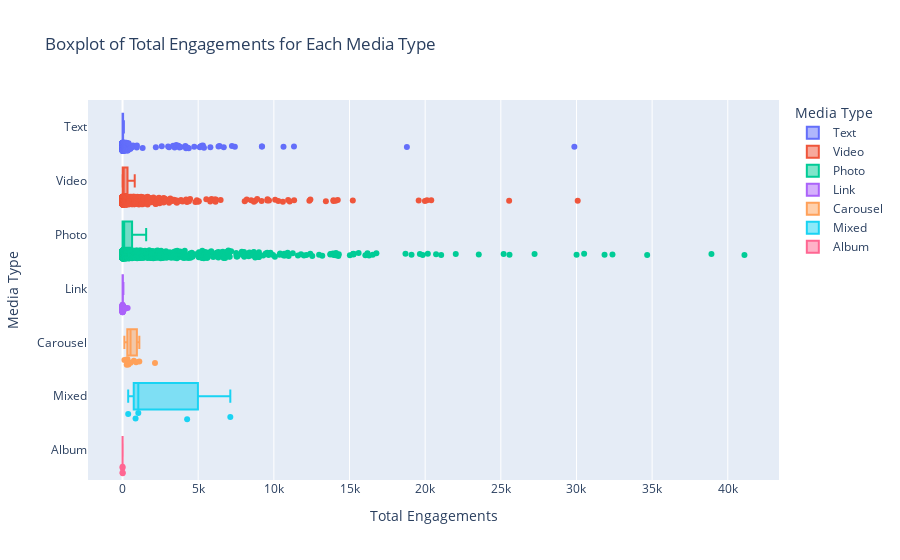

Notebook source saved alongside this figure:
### Code cell
# EDA Plotting
fig = px.box(df[df['Total Engagements'] < 80000] , x="Total Engagements", y="Media Type", color="Media Type", points = "all",
                 labels={
                     "Total Engagements": "Total Engagements",
                     "Media Type": "Media Type",
                 },
                title="Boxplot of Total Engagements for Each Media Type")
fig.show()

### Figure 1 — Plotly figure (JSON) as saved in the notebook; plotly's stock layout.template omitted (floating-point values rounded to 4 significant figures; data arrays with more than 128 entries replaced by an {"elided": "..."} marker saying what was removed)
{"data": [{"alignmentgroup": "True", "boxpoints": "all", "hovertemplate": "Media Type=%{y}<br>Total Engagements=%{x}<extra></extra>", "legendgroup": "Text", "marker": {"color": "#636efa"}, "name": "Text", "notched": false, "offsetgroup": "Text", "orientation": "h", "showlegend": true, "type": "box", "x": {"elided": "910 int values"}, "x0": " ", "xaxis": "x", "y": {"elided": "910 str values"}, "y0": " ", "yaxis": "y"}, {"alignmentgroup": "True", "boxpoints": "all", "hovertemplate": "Media Type=%{y}<br>Total Engagements=%{x}<extra></extra>", "legendgroup": "Video", "marker": {"color": "#EF553B"}, "name": "Video", "notched": false, "offsetgroup": "Video", "orientation": "h", "showlegend": true, "type": "box", "x": {"elided": "966 int values"}, "x0": " ", "xaxis": "x", "y": {"elided": "966 str values"}, "y0": " ", "yaxis": "y"}, {"alignmentgroup": "True", "boxpoints": "all", "hovertemplate": "Media Type=%{y}<br>Total Engagements=%{x}<extra></extra>", "legendgroup": "Photo", "marker": {"color": "#00cc96"}, "name": "Photo", "notched": false, "offsetgroup": "Photo", "orientation": "h", "showlegend": true, "type": "box", "x": {"elided": "1490 int values"}, "x0": " ", "xaxis": "x", "y": {"elided": "1490 str values"}, "y0": " ", "yaxis": "y"}, {"alignmentgroup": "True", "boxpoints": "all", "hovertemplate": "Media Type=%{y}<br>Total Engagements=%{x}<extra></extra>", "legendgroup": "Link", "marker": {"color": "#ab63fa"}, "name": "Link", "notched": false, "offsetgroup": "Link", "orientation": "h", "showlegend": true, "type": "box", "x": [153, 0, 0, 0, 32, 64, 0, 0, 14, 12, 0, 44, 51, 105, 0, 124, 0, 0, 136, 0, 0, 0, 0, 40, 172, 0, 20, 29, 11, 16, 30, 10, 0, 0, 0, 82, 0, 0, 0, 0, 0, 12, 107, 4, 336, 0, 0, 52, 6, 0, 0, 107, 0, 0, 33, 15, 0, 0, 0, 0, 0, 0, 0, 0, 0, 0, 25, 11, 10, 6, 12, 8, 0, 0, 31, 34, 204, 0, 0, 9, 0, 0, 57, 0, 23, 10, 0, 0, 0, 0, 0, 0, 0, 0], "x0": " ", "xaxis": "x", "y": ["Link", "Link", "Link", "Link", "Link", "Link", "Link", "Link", "Link", "Link", "Link", "Link", "Link", "Link", "Link", "Link", "Link", "Link", "Link", "Link", "Link", "Link", "Link", "Link", "Link", "Link", "Link", "Link", "Link", "Link", "Link", "Link", "Link", "Link", "Link", "Link", "Link", "Link", "Link", "Link", "Link", "Link", "Link", "Link", "Link", "Link", "Link", "Link", "Link", "Link", "Link", "Link", "Link", "Link", "Link", "Link", "Link", "Link", "Link", "Link", "Link", "Link", "Link", "Link", "Link", "Link", "Link", "Link", "Link", "Link", "Link", "Link", "Link", "Link", "Link", "Link", "Link", "Link", "Link", "Link", "Link", "Link", "Link", "Link", "Link", "Link", "Link", "Link", "Link", "Link", "Link", "Link", "Link", "Link"], "y0": " ", "yaxis": "y"}, {"alignmentgroup": "True", "boxpoints": "all", "hovertemplate": "Media Type=%{y}<br>Total Engagements=%{x}<extra></extra>", "legendgroup": "Carousel", "marker": {"color": "#FFA15A"}, "name": "Carousel", "notched": false, "offsetgroup": "Carousel", "orientation": "h", "showlegend": true, "type": "box", "x": [2144, 327, 528, 276, 894, 392, 123, 748, 1109], "x0": " ", "xaxis": "x", "y": ["Carousel", "Carousel", "Carousel", "Carousel", "Carousel", "Carousel", "Carousel", "Carousel", "Carousel"], "y0": " ", "yaxis": "y"}, {"alignmentgroup": "True", "boxpoints": "all", "hovertemplate": "Media Type=%{y}<br>Total Engagements=%{x}<extra></extra>", "legendgroup": "Mixed", "marker": {"color": "#19d3f3"}, "name": "Mixed", "notched": false, "offsetgroup": "Mixed", "orientation": "h", "showlegend": true, "type": "box", "x": [1040, 7122, 861, 373, 4268], "x0": " ", "xaxis": "x", "y": ["Mixed", "Mixed", "Mixed", "Mixed", "Mixed"], "y0": " ", "yaxis": "y"}, {"alignmentgroup": "True", "boxpoints": "all", "hovertemplate": "Media Type=%{y}<br>Total Engagements=%{x}<extra></extra>", "legendgroup": "Album", "marker": {"color": "#FF6692"}, "name": "Album", "notched": false, "offsetgroup": "Album", "orientation": "h", "showlegend": true, "type": "box", "x": [0, 0, 0, 8], "x0": " ", "xaxis": "x", "y": ["Album", "Album", "Album", "Album"], "y0": " ", "yaxis": "y"}], "layout": {"boxmode": "overlay", "legend": {"title": {"text": "Media Type"}, "tracegroupgap": 0}, "title": {"text": "Boxplot of Total Engagements for Each Media Type"}, "xaxis": {"anchor": "y", "domain": [0, 1], "title": {"text": "Total Engagements"}}, "yaxis": {"anchor": "x", "categoryarray": ["Album", "Mixed", "Carousel", "Link", "Photo", "Video", "Text"], "categoryorder": "array", "domain": [0, 1], "title": {"text": "Media Type"}}}}
